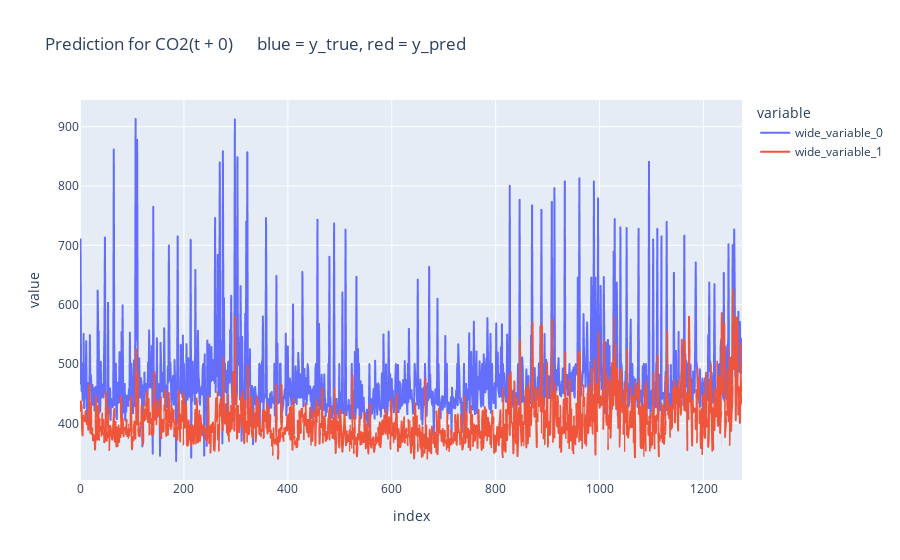
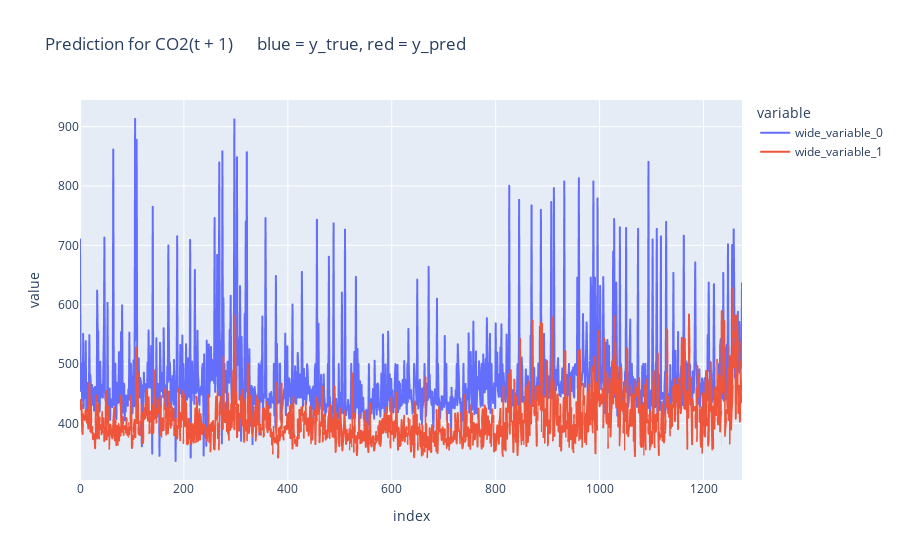

Notebook source saved alongside these figures, in order:
### Code cell
from sklearn.metrics import mean_squared_error, mean_absolute_percentage_error, root_mean_squared_error, r2_score
import plotly.express as px
import seaborn as sns


class Evaluator:

    def __init__(self):
        pass

    def evaluate(self, y_pred, y_true):
        print("MSE: ", self.calculate_mse(y_pred = y_pred, y_true = y_true))
        print("RMSE: ", self.calculate_rmse(y_pred = y_pred, y_true = y_true))
        print("MAPE: ", self.calculate_mape(y_pred = y_pred, y_true = y_true))
        print("R2: ", self.calculate_r2(y_pred = y_pred, y_true = y_true))
        print("\n")


    def calculate_mse(self, y_true, y_pred):
        return round(mean_squared_error(y_true = y_true, y_pred = y_pred), 2)

    def calculate_rmse(self, y_true, y_pred):
        return round(root_mean_squared_error(y_true = y_true, y_pred = y_pred), 2)

    def calculate_mape(self, y_true, y_pred):
        return round(mean_absolute_percentage_error(y_true = y_true, y_pred = y_pred), 2)

    def calculate_r2(self, y_true, y_pred):
        return round(r2_score(y_true = y_true, y_pred = y_pred), 2)

ev = Evaluator()

for col in range(0, test_y.shape[1]):
    print(f"t +", col)
    ev.evaluate(y_true = test_y[:, col], y_pred = pred[:, col])

    pred_df = pd.DataFrame(pred[:, col], columns = [f"pred_CO2(t + {col})"])
    pred_df[f"CO2(t + {col})"] = test_y[:, col]

    px.line(y = [test_y[:, col], pred[:, col]], title = f"Prediction for CO2(t + {col})      blue = y_true, red = y_pred").show()

### Figure 1 — Plotly figure (JSON) as saved in the notebook; plotly's stock layout.template omitted (floating-point values rounded to 4 significant figures; data arrays with more than 128 entries replaced by an {"elided": "..."} marker saying what was removed)
{"data": [{"hovertemplate": "variable=wide_variable_0<br>index=%{x}<br>value=%{y}<extra></extra>", "legendgroup": "wide_variable_0", "line": {"color": "#636efa", "dash": "solid"}, "marker": {"symbol": "circle"}, "mode": "lines", "name": "wide_variable_0", "showlegend": true, "type": "scattergl", "x": {"elided": "1275 int values"}, "xaxis": "x", "y": {"elided": "1275 float values"}, "yaxis": "y"}, {"hovertemplate": "variable=wide_variable_1<br>index=%{x}<br>value=%{y}<extra></extra>", "legendgroup": "wide_variable_1", "line": {"color": "#EF553B", "dash": "solid"}, "marker": {"symbol": "circle"}, "mode": "lines", "name": "wide_variable_1", "showlegend": true, "type": "scattergl", "x": {"elided": "1275 int values"}, "xaxis": "x", "y": {"elided": "1275 float values"}, "yaxis": "y"}], "layout": {"legend": {"title": {"text": "variable"}, "tracegroupgap": 0}, "title": {"text": "Prediction for CO2(t + 0)      blue = y_true, red = y_pred"}, "xaxis": {"anchor": "y", "domain": [0, 1], "title": {"text": "index"}}, "yaxis": {"anchor": "x", "domain": [0, 1], "title": {"text": "value"}}}}

### Figure 2 — Plotly figure (JSON) as saved in the notebook; plotly's stock layout.template omitted (floating-point values rounded to 4 significant figures; data arrays with more than 128 entries replaced by an {"elided": "..."} marker saying what was removed)
{"data": [{"hovertemplate": "variable=wide_variable_0<br>index=%{x}<br>value=%{y}<extra></extra>", "legendgroup": "wide_variable_0", "line": {"color": "#636efa", "dash": "solid"}, "marker": {"symbol": "circle"}, "mode": "lines", "name": "wide_variable_0", "showlegend": true, "type": "scattergl", "x": {"elided": "1275 int values"}, "xaxis": "x", "y": {"elided": "1275 float values"}, "yaxis": "y"}, {"hovertemplate": "variable=wide_variable_1<br>index=%{x}<br>value=%{y}<extra></extra>", "legendgroup": "wide_variable_1", "line": {"color": "#EF553B", "dash": "solid"}, "marker": {"symbol": "circle"}, "mode": "lines", "name": "wide_variable_1", "showlegend": true, "type": "scattergl", "x": {"elided": "1275 int values"}, "xaxis": "x", "y": {"elided": "1275 float values"}, "yaxis": "y"}], "layout": {"legend": {"title": {"text": "variable"}, "tracegroupgap": 0}, "title": {"text": "Prediction for CO2(t + 1)      blue = y_true, red = y_pred"}, "xaxis": {"anchor": "y", "domain": [0, 1], "title": {"text": "index"}}, "yaxis": {"anchor": "x", "domain": [0, 1], "title": {"text": "value"}}}}
